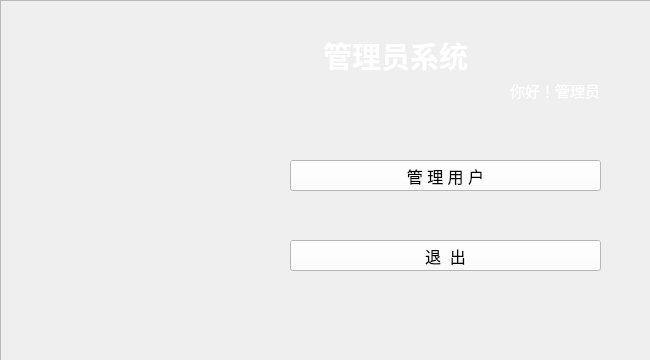
<?xml version="1.0" encoding="UTF-8"?>
<ui version="4.0">
 <class>manager</class>
 <widget class="QWidget" name="manager">
  <property name="geometry">
   <rect>
    <x>0</x>
    <y>0</y>
    <width>650</width>
    <height>360</height>
   </rect>
  </property>
  <property name="minimumSize">
   <size>
    <width>650</width>
    <height>360</height>
   </size>
  </property>
  <property name="maximumSize">
   <size>
    <width>650</width>
    <height>360</height>
   </size>
  </property>
  <property name="windowTitle">
   <string>管理员系统</string>
  </property>
  <property name="windowIcon">
   <iconset resource="picture.qrc">
    <normaloff>:/image/theme.png</normaloff>:/image/theme.png</iconset>
  </property>
  <widget class="QFrame" name="frame">
   <property name="geometry">
    <rect>
     <x>0</x>
     <y>0</y>
     <width>651</width>
     <height>361</height>
    </rect>
   </property>
   <property name="styleSheet">
    <string notr="true">border-image: url(:/image/manager_background.jpg);</string>
   </property>
   <property name="frameShape">
    <enum>QFrame::StyledPanel</enum>
   </property>
   <property name="frameShadow">
    <enum>QFrame::Raised</enum>
   </property>
   <widget class="QLabel" name="label">
    <property name="geometry">
     <rect>
      <x>310</x>
      <y>30</y>
      <width>171</width>
      <height>51</height>
     </rect>
    </property>
    <property name="font">
     <font>
      <pointsize>22</pointsize>
      <bold>true</bold>
     </font>
    </property>
    <property name="styleSheet">
     <string notr="true">color: rgb(255, 255, 255);</string>
    </property>
    <property name="text">
     <string>管理员系统</string>
    </property>
    <property name="alignment">
     <set>Qt::AlignCenter</set>
    </property>
   </widget>
   <widget class="QLabel" name="label_2">
    <property name="geometry">
     <rect>
      <x>510</x>
      <y>80</y>
      <width>101</width>
      <height>21</height>
     </rect>
    </property>
    <property name="font">
     <font>
      <pointsize>11</pointsize>
      <bold>false</bold>
     </font>
    </property>
    <property name="styleSheet">
     <string notr="true">color: rgb(255, 255, 255);</string>
    </property>
    <property name="text">
     <string>你好！管理员</string>
    </property>
   </widget>
   <widget class="QPushButton" name="ManageUser">
    <property name="geometry">
     <rect>
      <x>290</x>
      <y>160</y>
      <width>311</width>
      <height>31</height>
     </rect>
    </property>
    <property name="font">
     <font>
      <pointsize>12</pointsize>
     </font>
    </property>
    <property name="styleSheet">
     <string notr="true">background-color: rgb(255, 255, 255);</string>
    </property>
    <property name="text">
     <string>管 理 用 户</string>
    </property>
   </widget>
   <widget class="QPushButton" name="ManageExit">
    <property name="geometry">
     <rect>
      <x>290</x>
      <y>240</y>
      <width>311</width>
      <height>31</height>
     </rect>
    </property>
    <property name="font">
     <font>
      <pointsize>12</pointsize>
     </font>
    </property>
    <property name="styleSheet">
     <string notr="true">background-color: rgb(255, 255, 255);</string>
    </property>
    <property name="text">
     <string>退  出</string>
    </property>
   </widget>
  </widget>
 </widget>
 <resources>
  <include location="picture.qrc"/>
 </resources>
 <connections/>
</ui>
